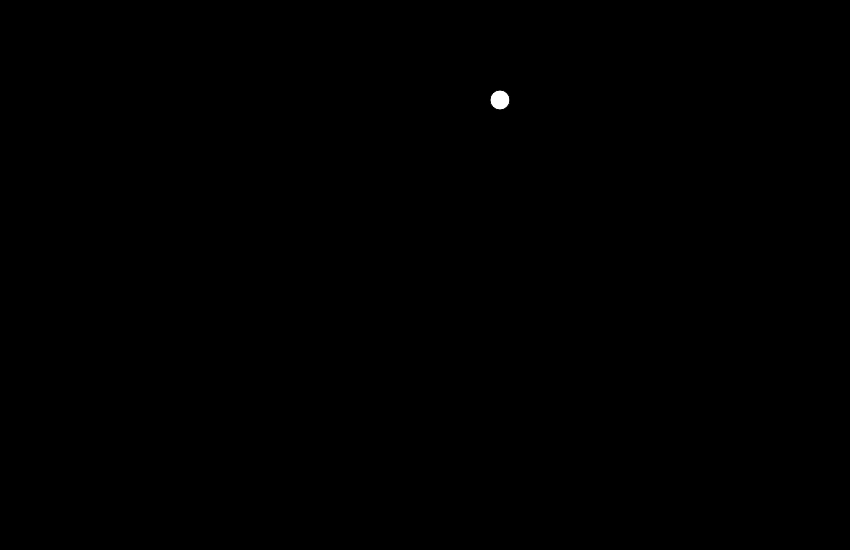
Frame 1 (no input)
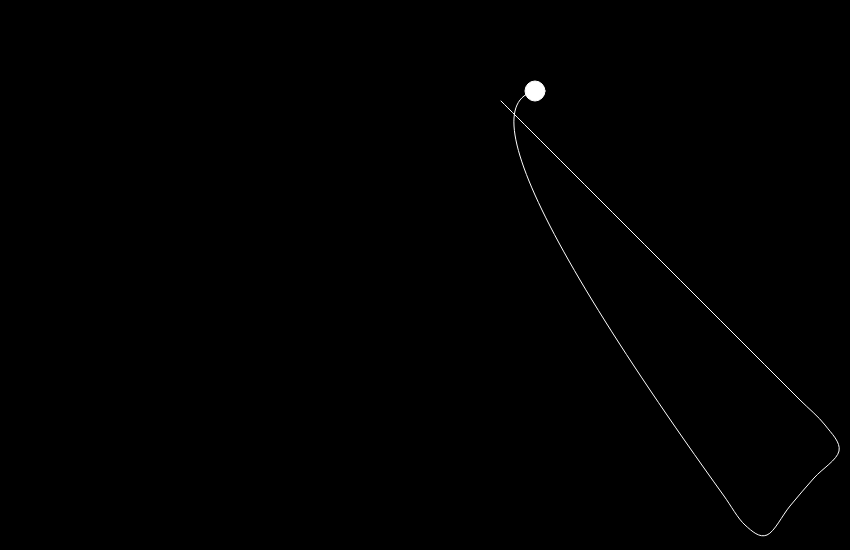
Frame 60 (no input)
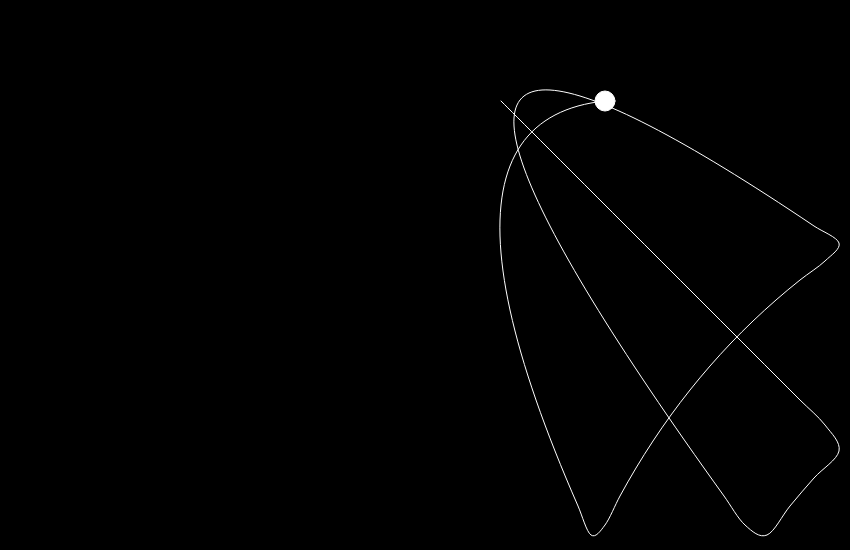
Frame 120 (the mouse pressed at the canvas centre since frame 60)

The p5.js sketch that drew these frames (run headless with seeded random() and noise() and a simulated clock; from frame 60 on, the mouse is pressed at the canvas centre):

// p5.js sketch
// ── sketch.js
var ball;
var path = [];

function setup() {

	createCanvas(850, 550);
	background(0);

	// create ball
	ball = new Ball(500, 100);

}

function draw() {

	background(0);
	ball.show();
	ball.move();

	var visited = {
		x: ball.r.x,
		y: ball.r.y
	};

	path.push(visited);

	noFill();
	beginShape();
	for (var i in path) {
		stroke(255);
		curveVertex(path[i].x, path[i].y);
	}
	endShape();

	var gravity = new p5.Vector(1, 1);
	ball.applyForce(gravity);

}

// ── ball.js
function Ball(x = 50, y = 50) {

  this.r = new p5.Vector(x, y),
  this.v = new p5.Vector(0, 0),
  this.a = new p5.Vector(0, 0),

  this.show = function() {
    fill(255);
    ellipse(this.r.x, this.r.y, 20, 20)
  },

  this.move = function() {

    this.v.add(this.a);
    this.r.add(this.v);

    if (this.r.x >= width || this.r.x <= 0) {
      this.r.x = width - 10 - (this.r.x - width); // hacky line of code to combat collision detection decay
      this.v.x *= -1;
      }

    if (this.r.y >= height - 10 || this.r.y <= 0) {
      this.r.y = height - 10 - (this.r.y - height); // hacky line of code to combat collision detection decay
      this.v.y *= -1;
    }

  },

  this.applyForce = function(force) {
    this.a = force;
  }

}
